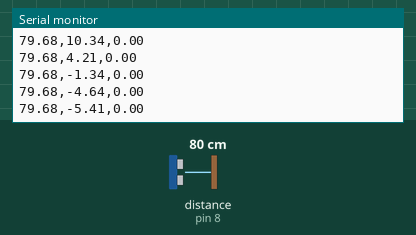
A sketch run on a simulated Arduino Uno, built with avr-gcc and run on an emulated ATmega328P. On the bench: the last lines printed to the serial monitor. Wiring (inferred from the names in the program): ultrasonic range finder: trigger pin 7; echo pin 8. The test bench sets the inputs (shaded band); at power-on: distance to the obstacle (sensor on pin 8) 80 cm. The echo pulse lasts 58.3 µs per cm.

Above: at 1.2 s.
1.3 s: distance to the obstacle (sensor on pin 8) set to 2 cm
At 1.39 s:
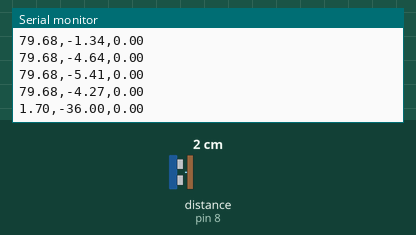
2.8 s: distance to the obstacle (sensor on pin 8) set to 4 cm
At 2.82 s:
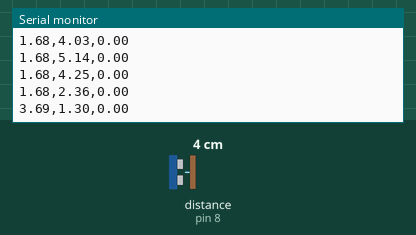
Timing chart, 0 to 5.8 s (numbered marks = the images above; inputs shaded):
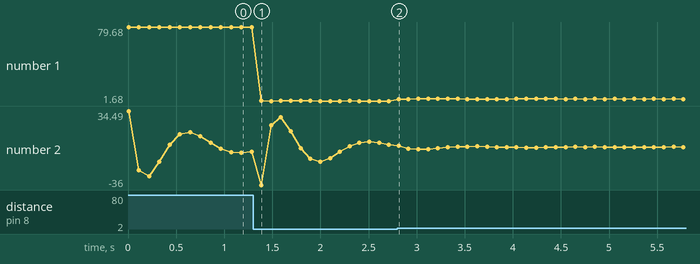

Measured:
- after the input at 1.3 s, the serial monitor: prints a new line after 0.09 s (image 1)
- after the input at 2.8 s, the serial monitor: prints a new line at once (image 2)
- plotted number 1: 79.68 → 1.68 after the input at 1.3 s, 1.68 → 3.69 after the input at 2.8 s
- plotted number 2: -4.27 → 2.36 after the input at 1.3 s

The sketch:

sr_04_hight_pass.ino
```cpp
/*
 * HC-SR04 with High-Pass Butterworth IIR Filter Example
 *
 * Demonstrates how a high-pass filter blocks low-frequency drift
 * while preserving fast changes in the signal.
 *
 * Filter specs: 10 Hz sampling, 1.0 Hz cutoff, Order 4
 */

const int trigPin = 7;
const int echoPin = 8;

float duration, distance;

// High-Pass Butterworth IIR digital filter
// Generated using filter_gen.py from FilterDemos
// Sampling rate: 10 Hz, cutoff frequency: 1.0 Hz
// Filter is order 4, implemented as second-order sections (biquads)
float highpass(float input)
{
  float output = input;

  // First biquad section
  {
    static float z1, z2; // filter section state (memory)
    float x = output - (-1.04859958)*z1 - 0.29614036*z2;
    output = 0.43284664*x + (-0.86569329)*z1 + 0.43284664*z2;
    z2 = z1;
    z1 = x;
  }

  // Second biquad section
  {
    static float z1, z2; // filter section state (memory)
    float x = output - (-1.32091343)*z1 - 0.63273879*z2;
    output = 1.00000000*x + (-2.00000000)*z1 + 1.00000000*z2;
    z2 = z1;
    z1 = x;
  }

  return output;
}

void setup() {
  pinMode(trigPin, OUTPUT);
  pinMode(echoPin, INPUT);
  Serial.begin(115200);

  // Print header for Serial Plotter
  Serial.println("Raw,HighPass,Zero");
}

void loop() {
  // Trigger the ultrasonic sensor
  digitalWrite(trigPin, LOW);
  delayMicroseconds(2);
  digitalWrite(trigPin, HIGH);
  delayMicroseconds(10);
  digitalWrite(trigPin, LOW);

  // Read the echo duration
  duration = pulseIn(echoPin, HIGH);
  distance = (duration * 0.0343) / 2;

  // Apply high-pass filter
  float filtered_distance = highpass(distance);

  // Output: Raw, Filtered, and Zero reference line
  Serial.print(distance);
  Serial.print(",");
  Serial.print(filtered_distance);
  Serial.print(",");
  Serial.println(0.0);  // Zero reference line for comparison

  delay(100);  // 10 Hz sampling rate (CRITICAL: matches filter design!)
}

/*
 * WHAT IS A HIGH-PASS FILTER?
 *
 * A high-pass filter is the OPPOSITE of a low-pass filter:
 * - BLOCKS: Low frequencies (slow changes, DC offset, drift)
 * - PASSES: High frequencies (fast changes, motion, edges)
 *
 * Think of it as a "change detector":
 * - Constant value → output goes to zero
 * - Slow drift → output is small
 * - Rapid change → output is large
 *
 *
 * VISUAL COMPARISON:
 *
 * Input signal:    ___/‾‾‾‾‾‾\___    (ramp up, hold, ramp down)
 * Low-pass out:    ___/‾‾‾‾‾‾\___    (smooth version of input)
 * High-pass out:   ___/⌃_____⌄___    (only shows the changes!)
 *                      ↑       ↑
 *                   Rising   Falling
 *
 *
 * FREQUENCY DOMAIN:
 *
 * Sampling rate: 10 Hz
 * Cutoff frequency: 1.0 Hz
 *
 * This means:
 * ❌ BLOCK: Changes slower than 1 Hz (> 1 second period)
 * ✅ PASS: Changes faster than 1 Hz (< 1 second period)
 *
 * If you hold the sensor still (0 Hz), output → 0
 * If you move it slowly (0.5 Hz), output is attenuated
 * If you move it quickly (2+ Hz), output tracks the motion
 *
 *
 * DC BLOCKING BEHAVIOR:
 *
 * "DC" = Direct Current = constant value (0 Hz)
 *
 * Example:
 * Input:  [30, 30, 30, 30, 30, 30] (constant at 30 cm)
 * Output: [30, 15, 7,  3,  1,  0]  (decays to zero!)
 *
 * The filter removes the "DC offset" or baseline value.
 * Only CHANGES from the baseline are preserved.
 *
 *
 * PRACTICAL EXAMPLE - MOTION DETECTION:
 *
 * Raw sensor reading: 25 cm, 25 cm, 25 cm, 26 cm, 30 cm, 35 cm, 38 cm, 38 cm
 *
 * Low-pass output:    25,    25,    25,    26,    28,    32,    36,    37
 *                     ↑ Tracks the absolute distance smoothly
 *
 * High-pass output:   0,     0,     0,     +1,    +4,    +5,    +3,    0
 *                     ↑ Shows only the motion/change!
 *
 * When object stops moving → high-pass output returns to zero
 *
 *
 * HIGH-PASS vs LOW-PASS:
 *
 * They are COMPLEMENTARY filters:
 *
 * Low-Pass (smoothing):
 * - Removes noise, keeps trends
 * - Output = baseline + slow changes
 * - Use when: You want stable readings
 *
 * High-Pass (differentiation):
 * - Removes baseline, keeps changes
 * - Output = rate of change (similar to derivative)
 * - Use when: You want to detect motion/events
 *
 * MATHEMATICAL RELATIONSHIP:
 * Input = Low-pass output + High-pass output (approximately)
 *
 *
 * WHY THE OUTPUT CAN BE NEGATIVE:
 *
 * High-pass filter output shows DIRECTION of change:
 * - Positive output = moving away (increasing distance)
 * - Zero output = stationary
 * - Negative output = moving closer (decreasing distance)
 *
 * This is why we plot a zero reference line!
 *
 *
 * COEFFICIENT DIFFERENCES:
 *
 * Compare to low-pass coefficients:
 *
 * Low-pass feedforward:  [0.00482, 0.00965, 0.00482]  ← Small, all positive
 * High-pass feedforward: [0.43285, -0.86569, 0.43285] ← Larger, has negative!
 *
 * The negative coefficient creates the "differentiating" effect.
 * This is how it emphasizes changes rather than levels.
 *
 *
 * PRACTICAL APPLICATIONS:
 *
 * Motion detection (only respond to movement)
 * Edge detection (find sudden transitions)
 * Remove sensor drift (eliminate slow bias changes)
 * Audio processing (remove rumble, DC offset)
 * Seismic sensing (detect vibrations, ignore gravity)
 * Accelerometer processing (remove gravity, keep motion)
 * Event detection (trigger on changes, not levels)
 *
 *
 * REAL-WORLD EXAMPLE - DOOR SENSOR:
 *
 * Raw distance:     100, 100, 100, 90, 70, 50, 30, 30, 30
 *                   ↑ Door closed    ↓ Opening     ↓ Open
 *
 * Low-pass:         100, 100, 100, 95, 80, 60, 40, 32, 30
 *                   ↑ Smooth tracking of door position
 *
 * High-pass:        0,   0,   0,   -10, -20, -20, -10, 0, 0
 *                   ↑ Quiet          ↓ Motion!     ↓ Quiet
 *
 * The high-pass output ONLY triggers during the motion event!
 * Perfect for "door opening" alert without caring about the door's position.
 *
 *
 * COMBINED WITH LOW-PASS:
 *
 * For complete signal analysis, use BOTH:
 *
 * Low-pass → "Where is the object?" (position)
 * High-pass → "Is the object moving?" (velocity indicator)
 *
 * Together they give you:
 * - Static position (low-pass)
 * - Dynamic motion (high-pass)
 * - Complete situational awareness!
 *
 *
 * SERIAL PLOTTER VIEW:
 *
 * You'll see three lines:
 * - Blue (Raw): Original distance readings
 * - Red (High-pass): Change/motion signal (oscillates around zero)
 * - Green (Zero): Reference line
 *
 * Notice:
 * - When you hold still → high-pass goes to zero
 * - When you move closer → high-pass goes negative
 * - When you move away → high-pass goes positive
 * - Fast movements create large spikes
 * - Slow drifts are suppressed
 *
 *
 * TRY THIS EXPERIMENT:
 *
 * 1. Hold hand at 30 cm → high-pass output settles to ~0
 * 2. Slowly move to 40 cm → small positive bump
 * 3. Quickly move to 20 cm → large negative spike
 * 4. Hold still again → returns to ~0
 * 5. Tap sensor rapidly → large oscillations
 * 6. Remove hand entirely → big change detected!
 *
 * This demonstrates pure "change detection" behavior!
 *
 *
 * FILTER DESIGN INSIGHT:
 *
 * Same cutoff as low-pass (1.0 Hz) but opposite behavior:
 * - Below 1 Hz → attenuated (slow movements ignored)
 * - Above 1 Hz → passed through (fast movements detected)
 *
 * The complementary nature means:
 * Low-pass(signal) + High-pass(signal) ≈ original signal
 *
 * They "split" the frequency spectrum at the cutoff point!
 */
```
